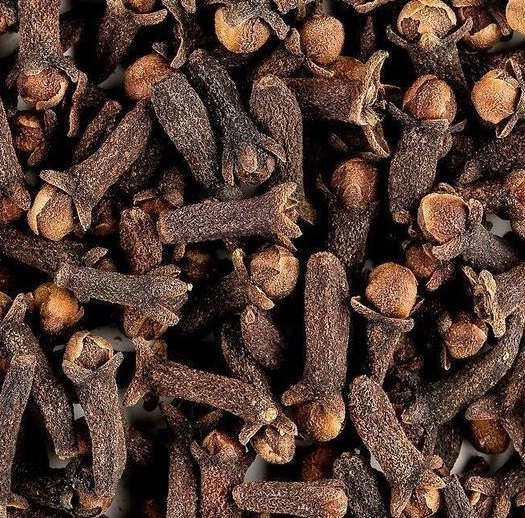
#> input picture cloves.jpg, 525 x 518 px
$ python template-matching-sift.py
#> lines starting #> are read from the running program, lines starting #| are printed output that depends on the picture
#%%
import numpy as np
import cv2
import os
import matplotlib.pyplot as plt
#%%

#%%
img1 = cv2.imread('cloves.jpg',cv2.IMREAD_GRAYSCALE)
#> img1: shape (518, 525); min 0, max 255, mean 65
img2 = cv2.imread('masala_box1.jpg',cv2.IMREAD_GRAYSCALE)
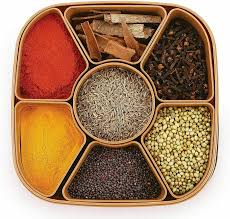
#> input picture masala_box1.jpg, 230 x 219 px
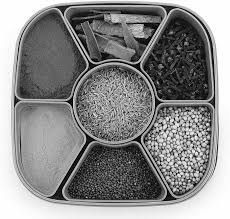
#> img2: shape (219, 230); min 0, max 255, mean 138.6


#%%
orb = cv2.ORB_create()
# find the keypoints and descriptors with ORB
kp1, des1 = orb.detectAndCompute(img1,None)
#> kp1 = 500 keypoints; strongest (x, y, size): (296, 432, 31), (191, 285, 31), (189, 284, 31), (191, 288, 37.2)
kp2, des2 = orb.detectAndCompute(img2,None)
#> kp2 = 408 keypoints; strongest (x, y, size): (139, 63, 31), (139, 140, 37.2), (138, 65, 37.2), (139, 137, 37.2)

#%%
# create BFMatcher object
bf = cv2.BFMatcher(cv2.NORM_HAMMING, crossCheck=True)
# Match descriptors.
matches = bf.match(des1,des2)
#> matches = 105 matches
# Sort them in the order of their distance.
matches = sorted(matches, key = lambda x:x.distance)
# Draw first 10 matches.
img3 = cv2.drawMatches(img1,kp1,img2,kp2,matches[:10],None,flags=cv2.DrawMatchesFlags_NOT_DRAW_SINGLE_POINTS)
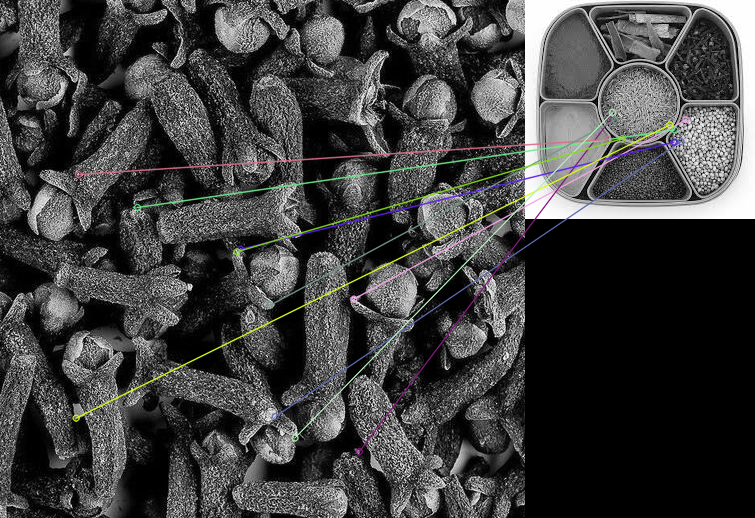
#> img3: shape (518, 755, 3); mean of channels 0, 1, 2 63.9, 64.2, 64.2; drawn as B, G, R
plt.imshow(img3),plt.show()


# %%
sift = cv2.SIFT_create()
# find the keypoints and descriptors with SIFT
kp1, des1 = sift.detectAndCompute(img1,None)
#> kp1 = 2067 keypoints; strongest (x, y, size): (190, 287, 3.9), (446, 368, 2), (247, 451, 1.9), (296, 434, 2.2)
kp2, des2 = sift.detectAndCompute(img2,None)
#> kp2 = 324 keypoints; strongest (x, y, size): (207, 124, 2), (16, 100, 3.5), (70, 101, 3.3), (194, 156, 2.3)
# BFMatcher with default params
bf = cv2.BFMatcher()
matches = bf.knnMatch(des1,des2,k=2)
#> matches = 2067 matches
# Apply ratio test
good = []
for m,n in matches:
 if m.distance < 0.75*n.distance:
    good.append([m])
#> after the loop, good = 4 matches
# cv.drawMatchesKnn expects list of lists as matches.
img3 = cv2.drawMatchesKnn(img1,kp1,img2,kp2,good,None,flags=cv2.DrawMatchesFlags_NOT_DRAW_SINGLE_POINTS)
plt.imshow(img3),plt.show()
# %%


img = cv2.imread('masala_box1.jpg', cv2.IMREAD_GRAYSCALE)
assert img is not None, "file could not be read, check with os.path.exists()"
img2 = img.copy()
template = cv2.imread('cloves1.jpg', cv2.IMREAD_GRAYSCALE)
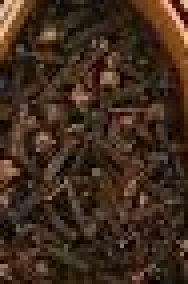
#> input picture cloves1.jpg, 47 x 71 px (shown 4 times larger)
#> template: shape (71, 47); min 0, max 210, mean 48.3
assert template is not None, "file could not be read, check with os.path.exists()"
w, h = template.shape[::-1]
#> w = 47; h = 71
# All the 6 methods for comparison in a list
methods = ['cv2.TM_CCOEFF', 'cv2.TM_CCOEFF_NORMED', 'cv2.TM_CCORR',
 'cv2.TM_CCORR_NORMED', 'cv2.TM_SQDIFF', 'cv2.TM_SQDIFF_NORMED']

for meth in methods:
 img = img2.copy()
 method = eval(meth)
 # Apply template Matching
 res = cv2.matchTemplate(img,template,method)
 min_val, max_val, min_loc, max_loc = cv2.minMaxLoc(res)
 # If the method is TM_SQDIFF or TM_SQDIFF_NORMED, take minimum
 if method in [cv2.TM_SQDIFF, cv2.TM_SQDIFF_NORMED]:
    top_left = min_loc
 else:
    top_left = max_loc
    bottom_right = (top_left[0] + w, top_left[1] + h)

 cv2.rectangle(img,top_left, bottom_right, 255, 2)
 plt.subplot(121),plt.imshow(res,cmap = 'gray')
 plt.title('Matching Result'), plt.xticks([]), plt.yticks([])
 plt.subplot(122),plt.imshow(img,cmap = 'gray')
 plt.title('Detected Point'), plt.xticks([]), plt.yticks([])
 plt.suptitle(meth)
 plt.show()
#> this loop made 6 passes
#> (min_val, max_val, min_loc, top_left, bottom_right) on passes 1 to 4: (-1032781.2, 3102176, (134, 148), (159, 24), (206, 95)), (-0.182, 0.997, (19, 86), (159, 24), (206, 95)), (7901551, 33550826, (160, 29), (0, 148), (47, 219)), (0.63, 0.999, (176, 18), (159, 24), (206, 95))
#> (min_val, max_val, max_loc, top_left) on passes 5 to 6: (17989, 96823040, (183, 148), (159, 24)), (0.00165, 1, (0, 0), (159, 24))
#> pass 1, `res = cv2.matchTemplate(img,template,method)`:
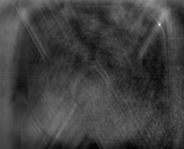
#> res: shape (149, 184) float32; min -1032781.2, max 3102176, mean 7063.8; drawn with min black and max white
#> pass 1, `plt.show()`:
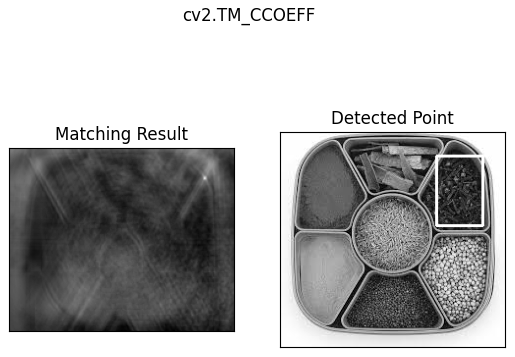
#> figure drawn by matplotlib, 2 panels
#> after the loop:
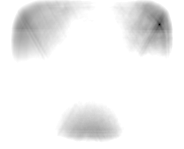
#> res: shape (149, 184) float32; min 0.00165, max 1, mean 0.947
# %%
